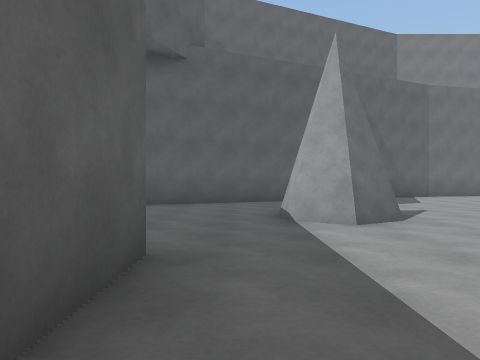
[1] (above)

24 first-person views from a walk through a 3-D level made in the Unity game engine. The camera is 1.2 m above the floor, looks level and sees 70° across. The floor is counted in squares, 2 m on a side. Each view is taken from the middle of a square. On the plan, view 1 faces up. The plan holds only what a view shows up to about 10 squares ahead; the rest is blank. The place goes on beyond the plan. The player is left out. Surface patterns are stand-ins for the level's own textures.

[2]
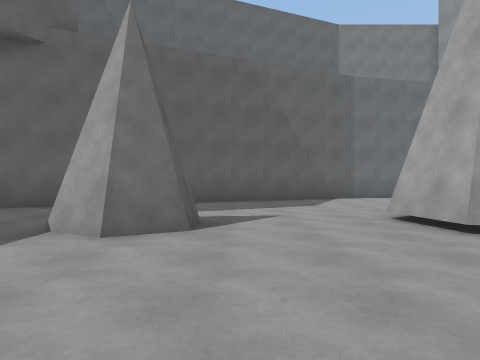

[3]
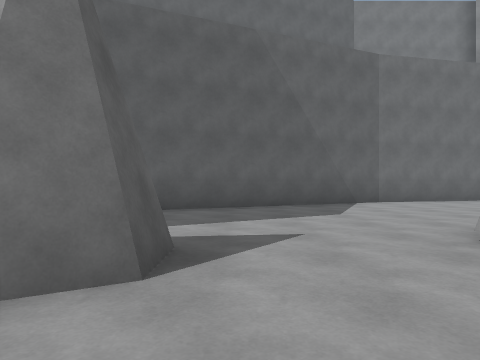

[4]
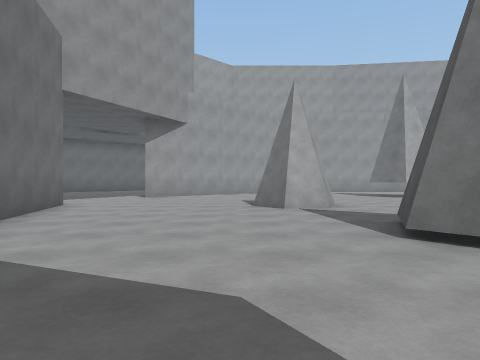

[5]
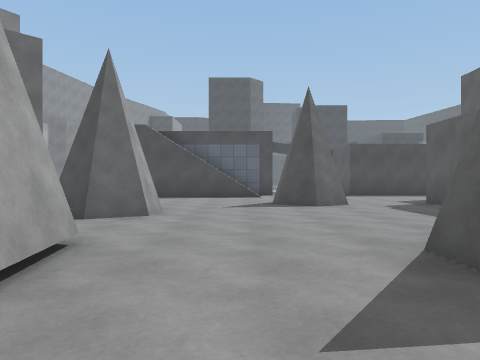

[6]
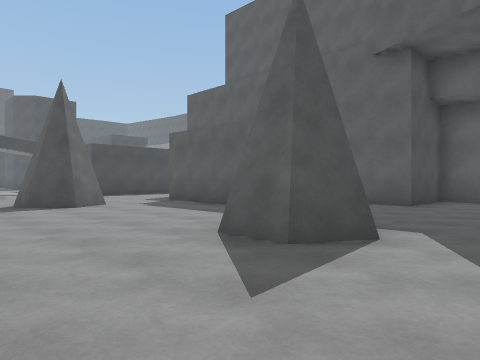

[7]
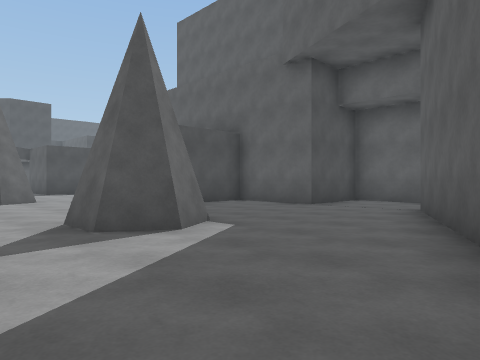

[8]
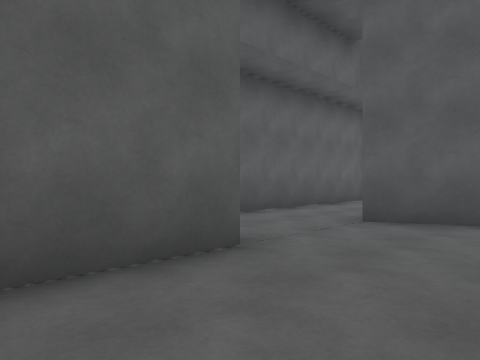

[9]
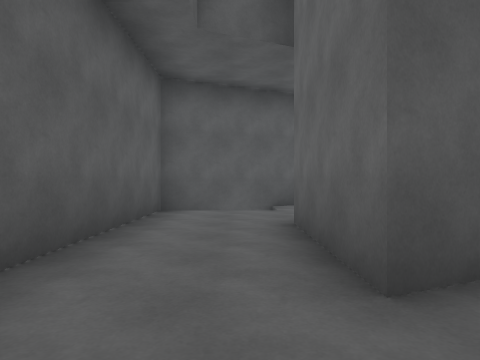

[10]
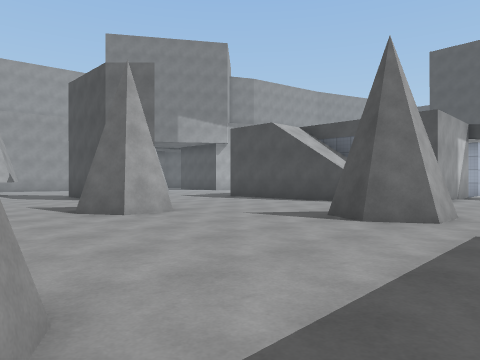

[11]
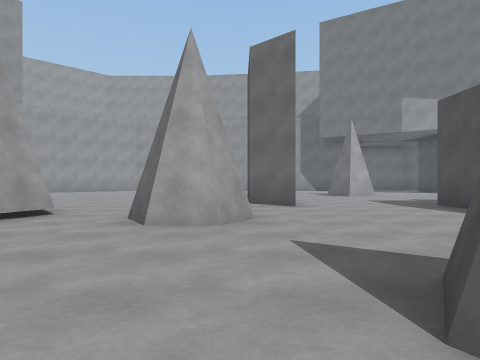

[12]
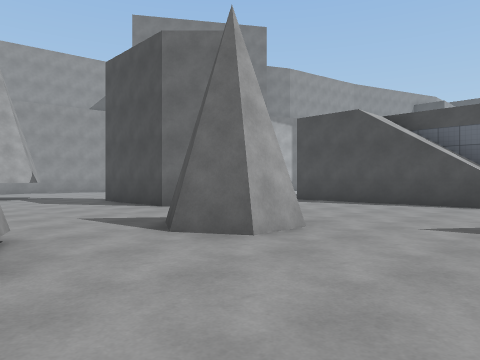

[13]
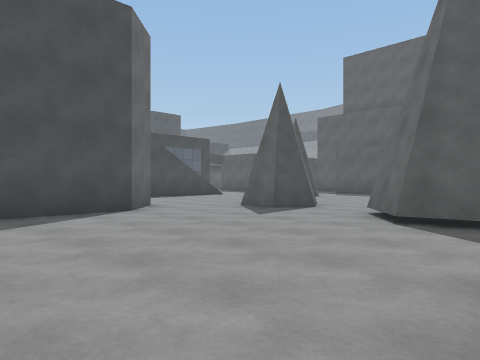

[14]
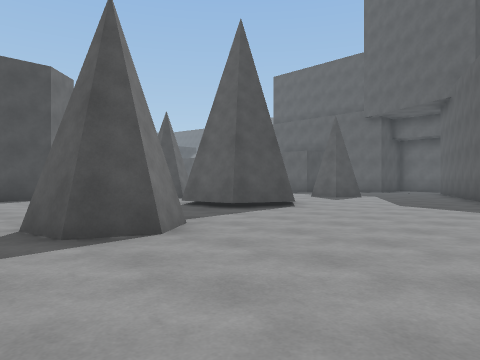

[15]
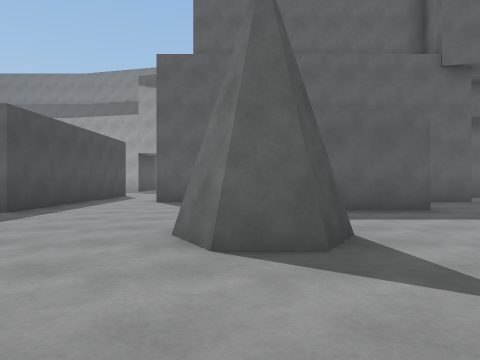

[16]
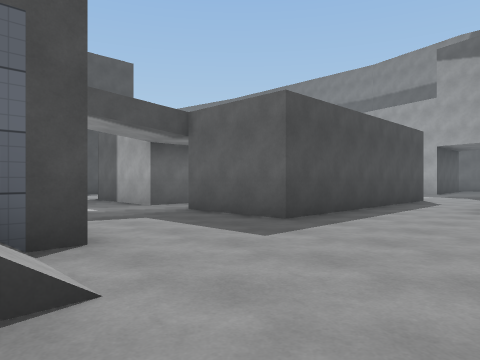

[17]
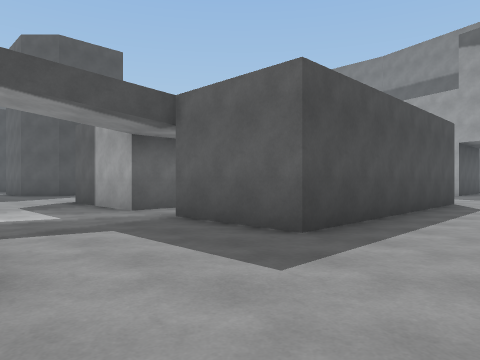

[18]
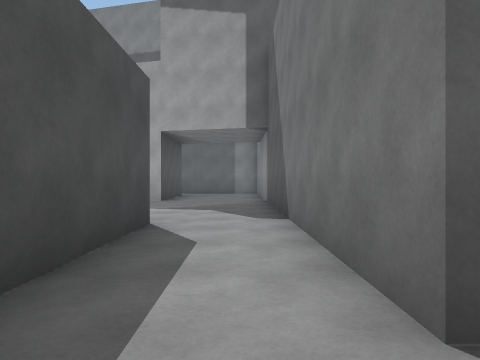

[19]
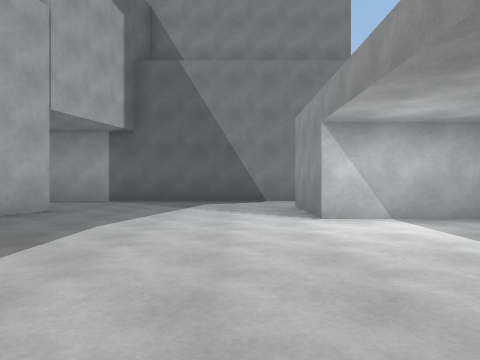

[20]
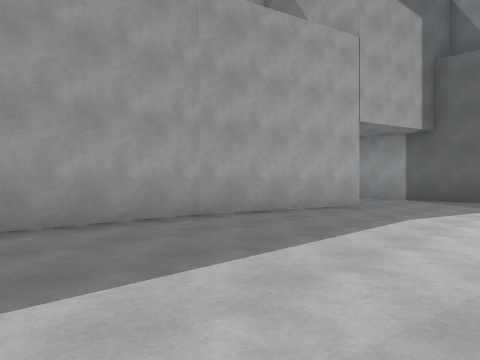

[21]
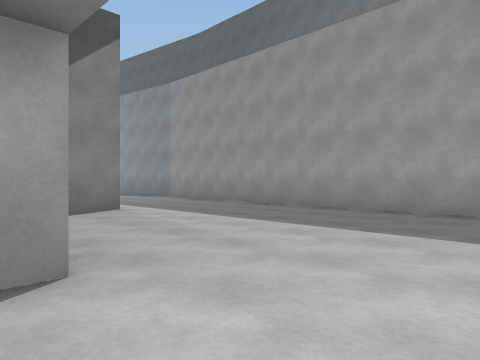

[22]
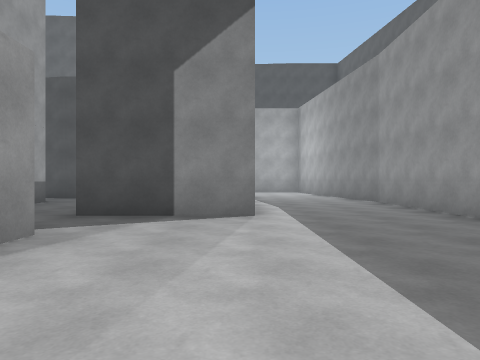

[23]
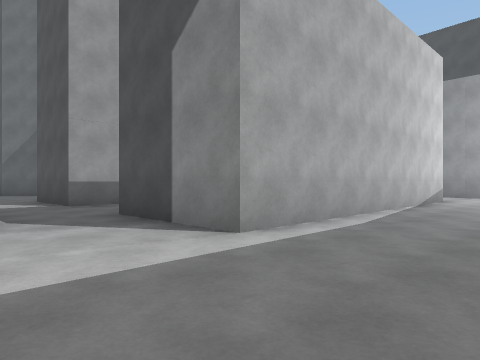

[24]
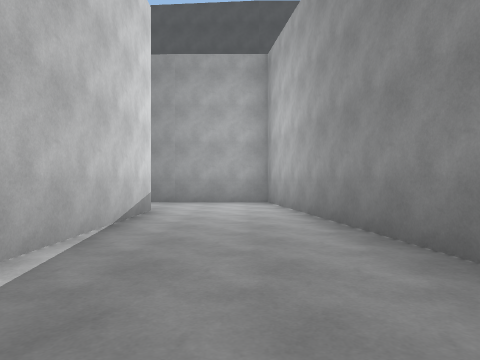

### Floor plan
Key: @ floor where view 1 was taken; # wall or solid block; . main floor; : floor 5 m higher than the main floor; / step, stairs or slope.
Columns run from 13 left of view 1 to 13 right of it. Each row starts with its distance up from view 1.
 13        ###.        #####...
 12        #...      ###.......
 11        #..#    ###.........
 10        #..# ####...........
  9        #..###..............
  8        #..#.............#.
  7        #...........##...#..
  6        #......##...###.....
  5        ###....##...###.....
  4          #.................
  3          #.................
  2          ####......##......
  1             #......#.......
  0             #@.#......####
 -1             ...##........
 -2          # ..............
 -3 ##########...............
 -4 .................////::..
 -5  ................////
 -6  ......######.../
 -7 ##.....###  #...
 -8 #........   ....
 -9 #......./   //..
-10 #.......     ...
-11 #.......     ...
-12 #....../     ..
-13 #......      ..
-14 #......      ..
-15 #.........
-16 #............
-17 #...###...###
-18 #...#  ...#
-19 #...#   ..#
-20 #...#   ..#
-21 #...#
-22 #...#
-23 #...#
-24 #...#
-25 ##...
-26  #...
-27  #...
-28  ####

Where each view was taken, in squares from view 1:
view 1: 0 up, 0 right, facing up
view 2: 1 up, 3 right, facing up
view 3: 3 up, 3 right, facing up
view 4: 9 up, 3 right, facing right
view 5: 8 up, 4 right, facing down
view 6: 8 up, 5 right, facing down-left
view 7: 10 up, 4 right, facing down-left
view 8: 3 up, 1 left, facing up-left
view 9: 6 up, 4 left, facing up
view 10: 5 up, 0 right, facing down-right
view 11: 1 up, 1 right, facing right
view 12: 5 up, 3 right, facing down-right
view 13: 7 up, 13 right, facing down-left
view 14: 12 up, 13 right, facing down-left
view 15: 1 down, 6 right, facing left
view 16: 2 down, 4 right, facing down-left
view 17: 3 down, 3 right, facing down-left
view 18: 4 down, 2 left, facing left
view 19: 13 down, 8 left, facing up
view 20: 14 down, 8 left, facing up-left
view 21: 10 down, 6 left, facing down-left
view 22: 11 down, 9 left, facing down
view 23: 14 down, 12 left, facing down-right
view 24: 18 down, 11 left, facing down
